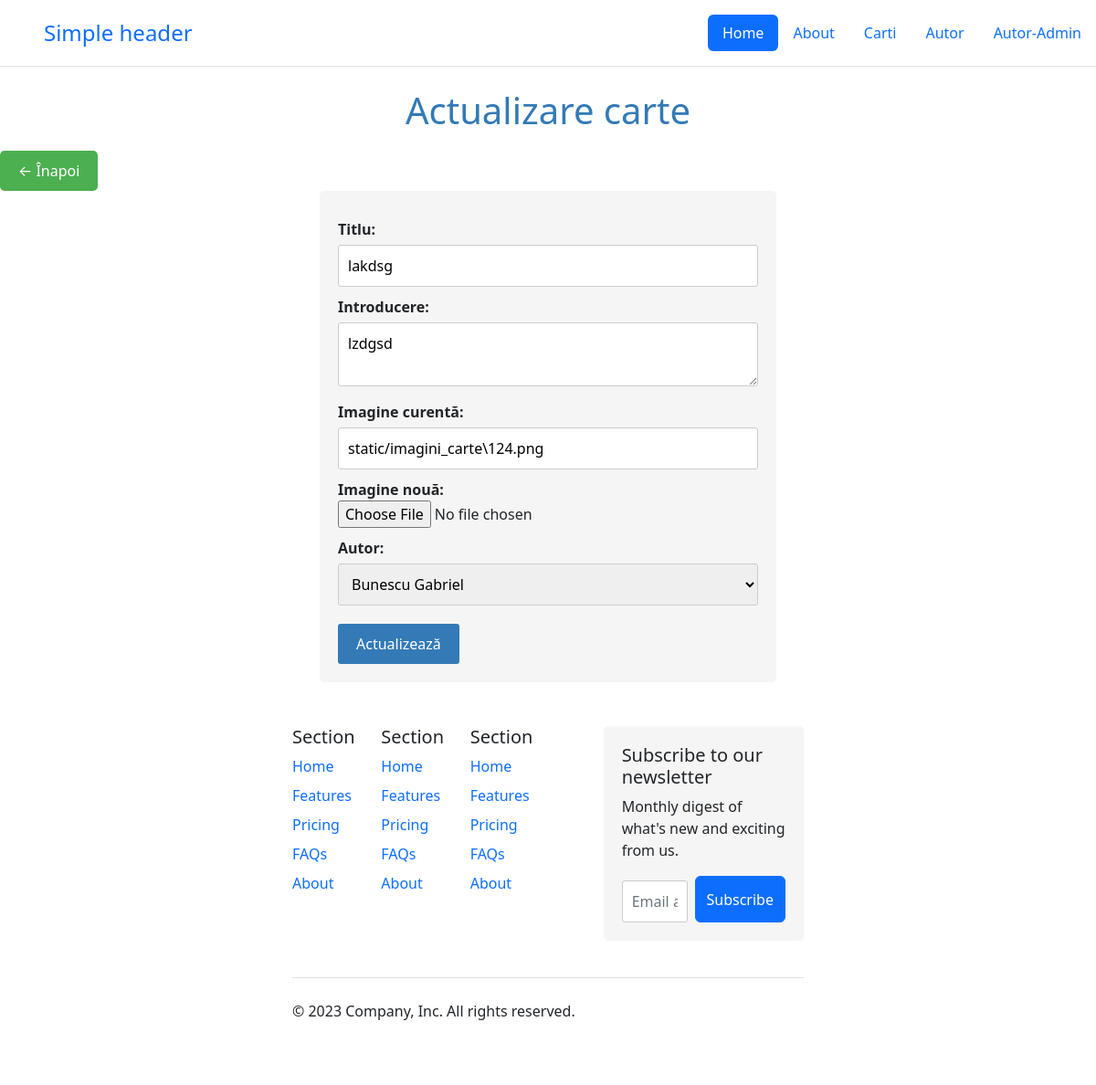
Page /carti/1/update on the earlier database version.
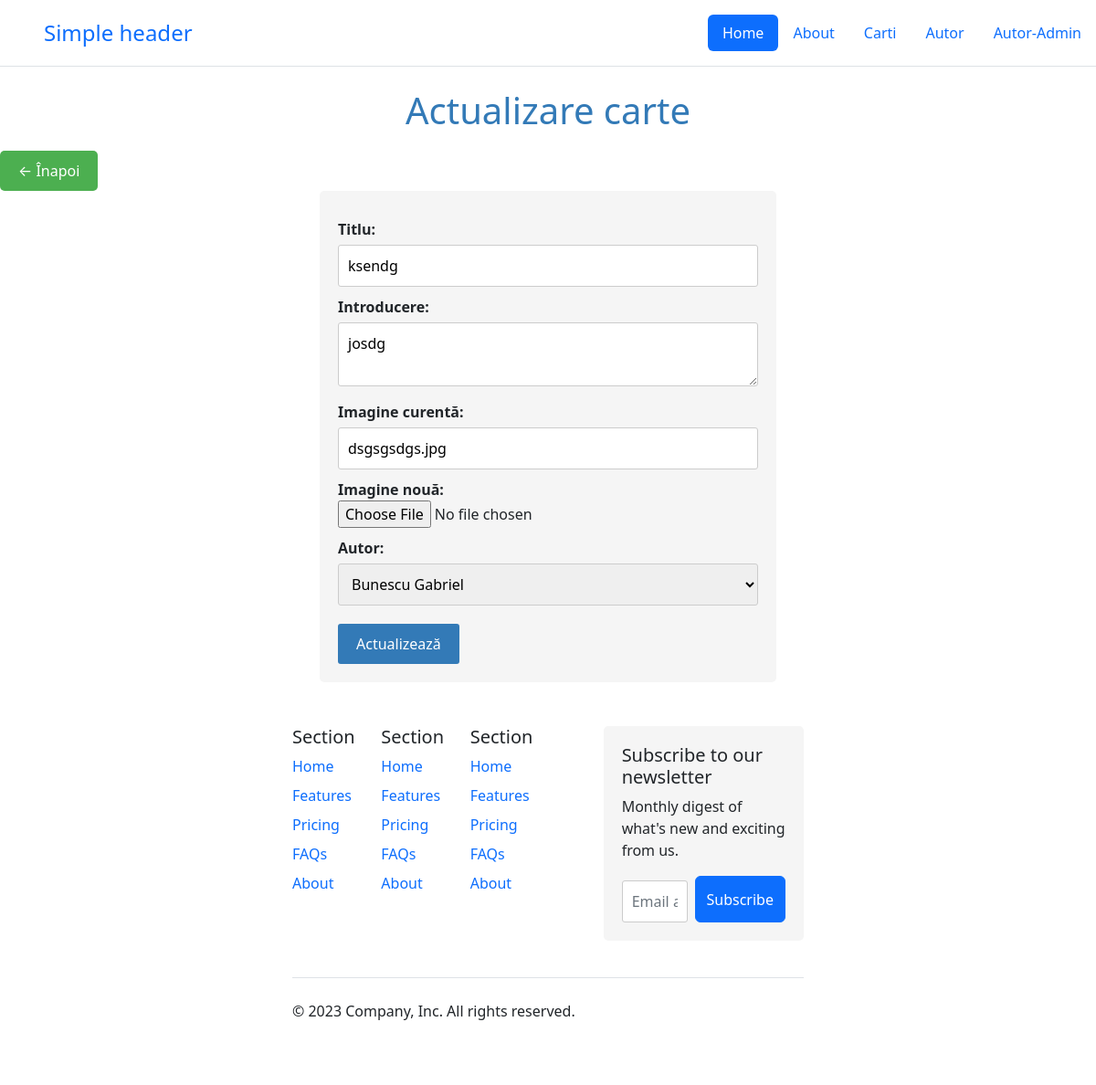
Same page on the later database version.
### model.py (models this page shows, shortened)
class Carte(db.Model):
    id = db.Column(db.Integer, primary_key=True)
    titlu = db.Column(db.String(300), nullable=False)
    intro = db.Column(db.String(300), nullable=False)
    image = db.Column(db.String(255))
    date = db.Column(db.DateTime, default=datetime.utcnow())
    autor_id = db.Column(db.Integer, db.ForeignKey('autor.id'))
    autor = db.relationship('Autor', backref='carti')

class Autor(db.Model):
    id = db.Column(db.Integer, primary_key=True)
    nume = db.Column(db.String(300), nullable=False)
    prenume = db.Column(db.String(300), nullable=True)

### app.py (the view)
@app.route('/carti/<int:id>/update', methods=['GET', 'POST'])
def update(id):
    carte = Carte.query.get_or_404(id)
    if request.method == 'POST':
        carte.titlu = request.form['titlu']
        carte.intro = request.form['intro']
        carte.image = request.form['image']
        carte.autor_id = request.form['autor_id']
        try:
            db.session.commit()
            return redirect('/carti')
        except:
            return "A aparut o eroare la actualizarea cartii."
    else:
        autori = Autor.query.all()
        return render_template("carti/update.html", carte=carte, autori=autori)

### templates/carti/update.html (shortened to what this page needs)
{% extends 'base.html' %}
{% block head %}
  <link rel="stylesheet" href="{{ url_for('static', filename='css/carte/update.css') }}">
{% endblock %}
{% block body%}
<h1>Actualizare carte</h1>
<a href="javascript:history.back()" class="sageata-inapoi">&#8592; Înapoi</a>
   <form method="POST" action="/carti/{{ carte.id }}/update">
    <label for="titlu">Titlu:</label>
    <input type="text" id="titlu" name="titlu" value="{{ carte.titlu }}" required><br>
    <label for="intro">Introducere:</label>
    <textarea id="intro" name="intro" required>{{ carte.intro }}</textarea><br>
    <label for="current_image">Imagine curentă:</label>
    <input type="text" id="current_image" name="current_image" value="{{ carte.image }}" readonly><br>
    <label for="new_image">Imagine nouă:</label>
    <input type="file" id="new_image" name="new_image"><br>
    <label for="autor_id">Autor:</label>
    <select id="autor_id" name="autor_id">
        {% for autor in autori %}
        <option value="{{ autor.id }}" {% if autor.id == carte.autor_id %}selected{% endif %}>{{ autor.nume }} {{ autor.prenume }}</option>
        {% endfor %}
    </select><br>
    <input type="submit" value="Actualizează">
</form>
{% endblock %}

### templates/base.html (shortened to what this page needs)
<!doctype html>
<html lang="en">
<head>
    <link rel="stylesheet" href="https://cdn.jsdelivr.net/npm/bootstrap@5.2.3/dist/css/bootstrap.min.css">
{% block head %}{% endblock %}</head>
<body>
<header class="d-flex flex-wrap justify-content-center py-3 mb-4 border-bottom">
      <a href="/" class="d-flex align-items-center mb-3 mb-md-0 me-md-auto link-body-emphasis text-decoration-none">
        <svg class="bi me-2" width="40" height="32"><use xlink:href="#bootstrap"></use></svg>
        <span class="fs-4">Simple header</span>
      </a>
      <ul class="nav nav-pills">
        <li class="nav-item"><a href="/" class="nav-link active" aria-current="page">Home</a></li>
        <li class="nav-item"><a href="/about" class="nav-link">About</a></li>
          <li class="nav-item"><a href="/carti" class="nav-link">Carti</a></li>
          <li class="nav-item"><a href="/autor" class="nav-link">Autor</a></li>
          <li class="nav-item"><a href="/autori" class="nav-link">Autor-Admin</a></li>
      </ul>
    </header>
    {% block body %}{% endblock %}
<footer class=" container py-5">
    <div class="row">
      <div class="col-6 col-md-2 mb-3">
        <h5>Section</h5>
        <ul class="nav flex-column">
          <li class="nav-item mb-2"><a href="#" class="nav-link p-0 text-body-secondary">Home</a></li>
          <li class="nav-item mb-2"><a href="#" class="nav-link p-0 text-body-secondary">Features</a></li>
          <li class="nav-item mb-2"><a href="#" class="nav-link p-0 text-body-secondary">Pricing</a></li>
          <li class="nav-item mb-2"><a href="#" class="nav-link p-0 text-body-secondary">FAQs</a></li>
          <li class="nav-item mb-2"><a href="#" class="nav-link p-0 text-body-secondary">About</a></li>
        </ul>
      </div>
      <div class="col-6 col-md-2 mb-3">
        <h5>Section</h5>
        <ul class="nav flex-column">
          <li class="nav-item mb-2"><a href="#" class="nav-link p-0 text-body-secondary">Home</a></li>
          <li class="nav-item mb-2"><a href="#" class="nav-link p-0 text-body-secondary">Features</a></li>
          <li class="nav-item mb-2"><a href="#" class="nav-link p-0 text-body-secondary">Pricing</a></li>
          <li class="nav-item mb-2"><a href="#" class="nav-link p-0 text-body-secondary">FAQs</a></li>
          <li class="nav-item mb-2"><a href="#" class="nav-link p-0 text-body-secondary">About</a></li>
        </ul>
      </div>
      <div class="col-6 col-md-2 mb-3">
        <h5>Section</h5>
        <ul class="nav flex-column">
          <li class="nav-item mb-2"><a href="#" class="nav-link p-0 text-body-secondary">Home</a></li>
          <li class="nav-item mb-2"><a href="#" class="nav-link p-0 text-body-secondary">Features</a></li>
          <li class="nav-item mb-2"><a href="#" class="nav-link p-0 text-body-secondary">Pricing</a></li>
          <li class="nav-item mb-2"><a href="#" class="nav-link p-0 text-body-secondary">FAQs</a></li>
          <li class="nav-item mb-2"><a href="#" class="nav-link p-0 text-body-secondary">About</a></li>
        </ul>
      </div>
      <div class="col-md-5 offset-md-1 mb-3">
        <form>
          <h5>Subscribe to our newsletter</h5>
          <p>Monthly digest of what's new and exciting from us.</p>
          <div class="d-flex flex-column flex-sm-row w-100 gap-2">
            <input id="newsletter1" type="text" class="form-control" placeholder="Email address">
            <button class="btn btn-primary" type="button">Subscribe</button>
          </div>
        </form>
      </div>
    </div>
    <div class="d-flex flex-column flex-sm-row justify-content-between py-4 my-4 border-top">
      <p>© 2023 Company, Inc. All rights reserved.</p>
      <ul class="list-unstyled d-flex">
        <li class="ms-3"><a class="link-body-emphasis" href="#"><svg class="bi" width="24" height="24"><use xlink:href="#twitter"></use></svg></a></li>
        <li class="ms-3"><a class="link-body-emphasis" href="#"><svg class="bi" width="24" height="24"><use xlink:href="#instagram"></use></svg></a></li>
        <li class="ms-3"><a class="link-body-emphasis" href="#"><svg class="bi" width="24" height="24"><use xlink:href="#facebook"></use></svg></a></li>
      </ul>
    </div>
  </footer>
</body>
</html>

### static/css/carte/update.css (style rules this page uses)
form { max-width: 500px; margin: 0 auto; padding: 20px; background-color: #f5f5f5; border-radius: 5px; }
h1 { text-align: center; margin-bottom: 20px; color: #337ab7; }
label { display: block; margin-top: 10px; font-weight: bold; }
input[type="text"], textarea { width: 100%; padding: 10px; margin-top: 5px; border: 1px solid #ccc; border-radius: 3px; transition: border-color 0.3s ease; }
select { width: 100%; padding: 10px; margin-top: 5px; border: 1px solid #ccc; border-radius: 3px; transition: border-color 0.3s ease; }
input[type="submit"] { margin-top: 20px; padding: 10px 20px; background-color: #337ab7; color: #fff; border: none; border-radius: 3px; cursor: pointer; transition: background-color 0.3s ease; }
.sageata-inapoi { display: inline-block; background-color: #4CAF50; color: #fff; padding: 10px 20px; text-decoration: none; border-radius: 5px; transition: background-color 0.3s ease; }
.container { max-width: 600px; margin: 0 auto; padding: 20px; }

Differences in the rows shown:
changed Carte "Bunescu Gabriel": titlu "lakdsg" → "ksendg"; intro "lzdgsd" → "josdg"; current_image "static/imagini_carte\\124.png" → "dsgsgsdgs.jpg"
